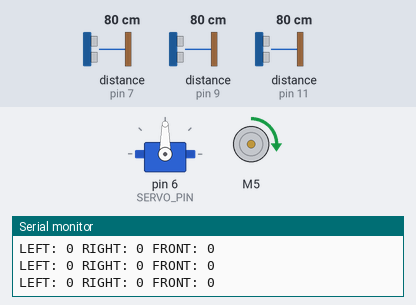
Bench run of a sketch on a simulated Arduino Uno, built with avr-gcc and run on an emulated ATmega328P. On the bench: servo, DC motor (green arrow = forward, orange = backward, longer = faster), the last lines printed to the serial monitor. The inputs (shaded band) are chosen by the test bench; at power-on: distance to the obstacle (sensors on pin 7, pin 9, pin 11) 80 cm. The echo pulse lasts 58.3 µs per cm.

Above: at 1.2 s.
1.3 s: distance to the obstacle (sensor on pin 7) set to 11 cm
2.8 s: distance to the obstacle (sensor on pin 7) set to 8 cm
At 3.9 s:
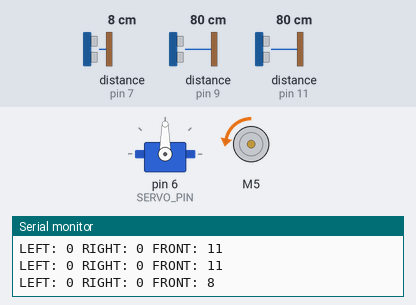
5.8 s: distance to the obstacle (sensor on pin 9) set to 34 cm
8.0 s: distance to the obstacle (sensor on pin 9) set to 29 cm
At 10.1 s:
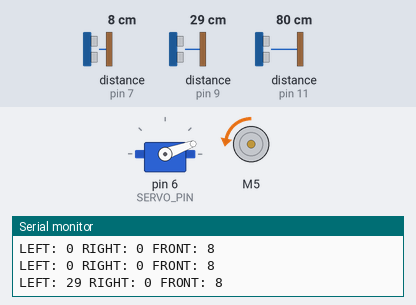
11.0 s: distance to the obstacle (sensor on pin 7) set to 60 cm
At 13.6 s:
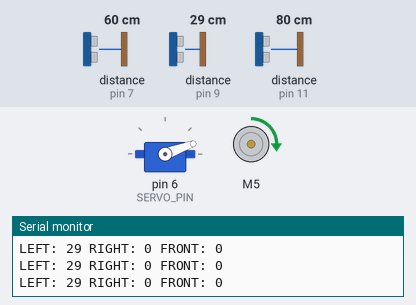
Timing chart, 0 to 15.1 s (numbered marks = the images above; inputs shaded):
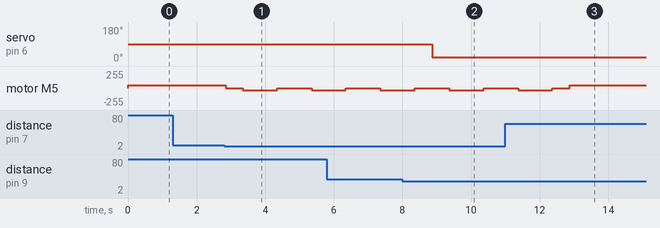

The sketch:

Bil_kod_v1.1.ino
```cpp
#include<Servo.h>
#include <NewPing.h> // För avståndsmätning med ultraljudssensorer
#include <stdio.h>

Servo myservo;
#define SERVO_PIN 6 // Servo PIN


#include "CytronMotorDriver.h"
#define MOTOR_PWM 5 // Motor PWM PIN
#define MOTOR_DIR 4 // Motor DIR PIN
CytronMD motor(PWM_DIR, MOTOR_PWM, MOTOR_DIR);  // PWM = Pin 4, DIR = Pin 5.


#define BUTTON1 3

// Ultraljudssensorer - Använda nya pins
#define trigPin_L 10
#define echoPin_L 9
#define trigPin_R 12
#define echoPin_R 11
#define trigPin_F 8
#define echoPin_F 7

// Maximalt avstånd för ultraljudssensorer (cm)
#define side_maxdist 30
#define front_maxdist 50

// Avståndsmätning - Instansiering av ultraljudssensorer
NewPing sonar_L(trigPin_L, echoPin_L, side_maxdist);
NewPing sonar_R(trigPin_R, echoPin_R, side_maxdist);
NewPing sonar_F(trigPin_F, echoPin_F, front_maxdist);

char F_value_str[20];

unsigned int motor_speed = 42;
bool start_motor = true;

bool last_direction = true;


// Funktion för att kontrollera om knappen är nedtryckt
bool sw1(void) {
    if (PIND & (1 << BUTTON1)) {
        return false; // Ingång HÖG
    }
    else {
        return true;  // Ingång LÅG
    }
}

void sw1_press() {
    while (sw1()) {
        delay(10);
    }
}

void setup() {
    myservo.attach(SERVO_PIN);
    pinMode(BUTTON1, INPUT);
    //digitalWrite(BUTTON1, HIGH);
    Serial.begin(9600);
}

void loop() {
/*   if(sw1()) {
        sw1_press();
        start_motor = !start_motor; // Togglar start variable
        //Serial.print("BUTTON ");
    }*/

    motor.setSpeed(42); // Startar motorn

/*    if(start_motor) {
        motor.setSpeed(42); // Startar motorn
        //Serial.print("START ");
     }
    else {
        motor.setSpeed(0); // Stopar motorn
        //Serial.println("STOP ");
    }*/

    // Läs avståndet från vänster och höger sensorer
    // Blir 0 när inget hinder finns
    unsigned int distance_L = sonar_L.ping_cm();
    unsigned int distance_R = sonar_R.ping_cm();
    unsigned int distance_F = sonar_F.ping_cm();

    // Utskrift av sensorvärden
    sprintf(F_value_str, "LEFT: %u ", distance_L);
    Serial.print(F_value_str);

    sprintf(F_value_str, "RIGHT: %u ", distance_R);
    Serial.print(F_value_str);

    sprintf(F_value_str, "FRONT: %u ", distance_F);
    Serial.println(F_value_str);

    // Om vänster sensor upptäcker ett närmare objekt än höger sensor
    if (distance_L < distance_R) {
        // Sväng åt höger
        myservo.write(160);
        last_direction = true;
    }
    // Om höger sensor upptäcker ett närmare objekt än vänster sensor
    else if (distance_R < distance_L) {
        // Sväng åt vänster
        myservo.write(20);  // Marginal så inte hjulet fastnar
        last_direction = false;
    }
    // Om inga sensorer upptäcker något nära objekt
    else {
        // Kör rakt fram
        myservo.write(90); // Mittenposition

    }

    //delay(250);

    // Objekt nära front sensor men inte utanför max distans (distance_F = 0)
    if ((distance_F < 10) && (distance_F != 0)){
      motor.setSpeed(0);
      delay(500);
      motor.setSpeed(-30);  // Backa
      delay(1000);
      motor.setSpeed(0);
      delay(500);
    }

}
```

Measured:
- the behaviour switches between 10 and 9 cm on distance to the obstacle (sensor on pin 7) (found by bisection; images 0 and 1)
- the behaviour switches between 31 and 30 cm on distance to the obstacle (sensor on pin 9) (found by bisection; images 1 and 2)
- after the input at 2.8 s, motor M5: forward 42/255 → stopped after 0.05 s, → backward 30/255 0.50 s later, → stopped 1.0 s later, → backward 30/255 1.0 s later
- after the input at 8.0 s, servo on pin 6 (SERVO_PIN): 90° → 20° after 0.87 s
